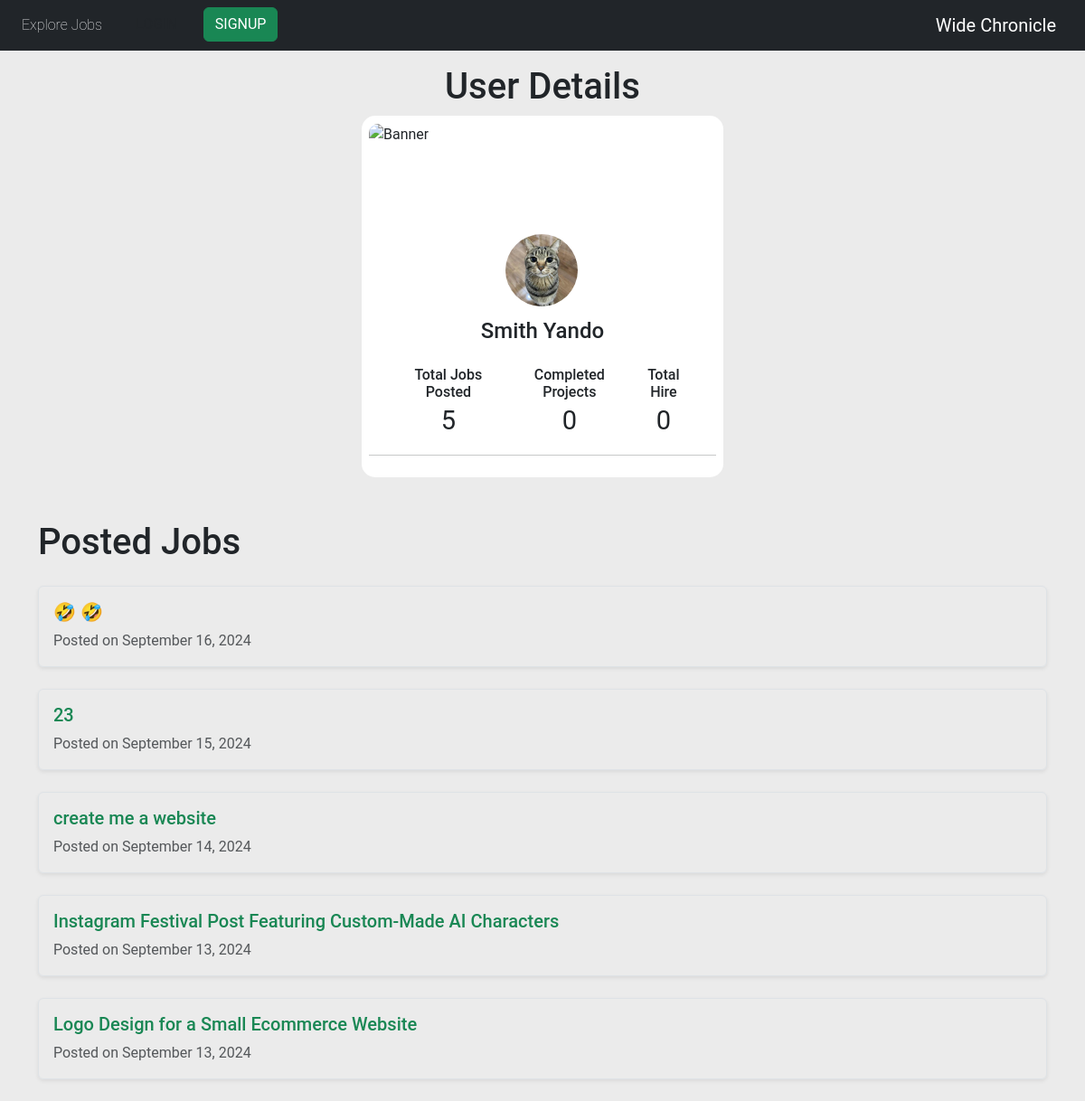
Before: /buyer/1/ with the older database file.
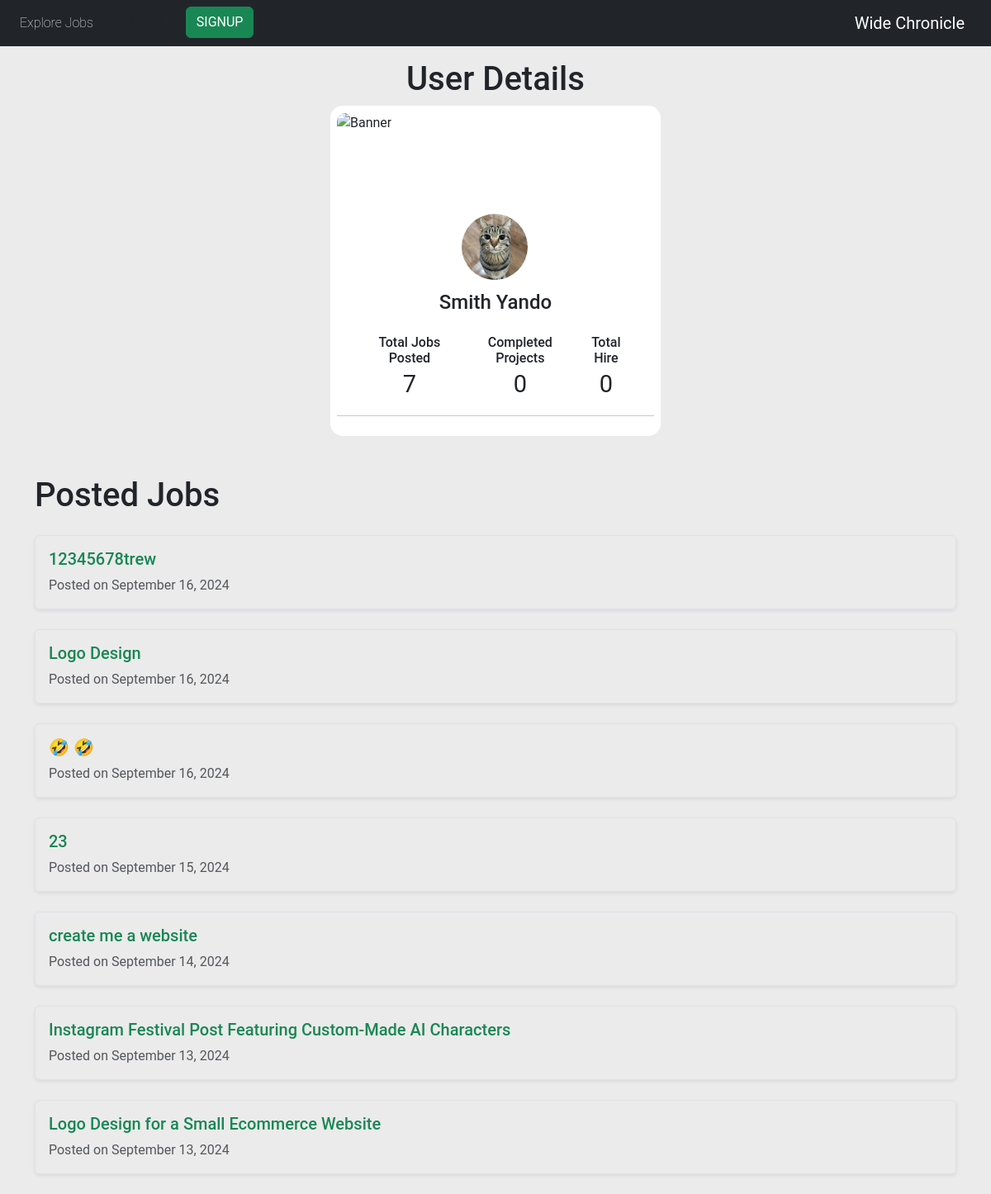
After: the same page with the newer database file.
### jobs/models.py (models this page shows, shortened)
class Job(models.Model):
    buyer = models.ForeignKey(Buyer, on_delete=models.CASCADE)
    title = models.CharField(max_length=200)
    budget = models.IntegerField(validators=[MinValueValidator(1000)])
    description = models.TextField()
    requirement = models.TextField()
    expertise_required = models.CharField(choices=SPECIALITY_CHOICES, max_length=50, default="None" )
    timestamp = models.DateTimeField(auto_now_add=True)
    code = models.CharField(max_length=10, unique=True, primary_key=True,)
    class Meta:
        ordering = ['-timestamp']

### jobs/views.py (the view)
# urls.py: path('buyer/<int:pk>/', BuyerDetailView.as_view(), name= 'buyer-detail'),
class BuyerDetailView(DetailView):
    model = Buyer
    template_name = 'jobs/buyer_detail.html'
    context_object_name = 'buyer'
    def get_context_data(self, **kwargs):
        context = super().get_context_data(**kwargs)
        buyer = self.object
        try:
            jobs = Job.objects.filter(buyer=buyer)
        except Job.DoesNotExist:
            jobs = []
        context['owner_id'] = buyer.owner.id
        context['jobs'] = jobs
        return context

### jobs/context_processors.py (called while the page is built)
def unread_notifications(request):
    if request.user.is_authenticated:
        unread_count = Notification.objects.filter(user=request.user, is_read=False).count()
    else:
        unread_count = 0
    return {
        'unread_notifications_count': unread_count
    }

### jobs/templates/jobs/buyer_detail.html (shortened to what this page needs)
{% extends 'jobs/_base.html' %}
{% block content %}
    <h1 class="text-center pt-3"> User Details </h1>
    <div class="container d-flex justify-content-center align-items-center">
        <div class=" card profile-card">
            <div class="upper">
                <img src="https://i.imgur.com/Qtrsrk5.jpg" class="img-fluid" alt="Banner">
            </div>
            <div class="user text-center">
                <div class="profile">
                    {% if buyer.profile_pic %}
                    <div style="width: 80px; height: 80px;" class="overflow-hidden m-auto rounded-circle "><img src="{{ buyer.profile_pic.url }}" class="object-fit-cover w-100 " alt="{{ buyer.name }}"></div>
                    {% else %}
                        <img src="https://via.placeholder.com/80" class="rounded-circle" width="80" alt="Default Profile">
                    {% endif %}
                </div>
            </div>
            <div class="mt-5 text-center">
                <h4 class="mb-0">{{ buyer.name }}</h4>
                <div class="d-flex justify-content-between align-items-center mt-4 px-4">
                    <div class="stats">
                        <h6 class="mb-0">Total Jobs Posted</h6>
                        <span> {{jobs.count}}</span>
                    </div>
                    <div class="stats">
                        <h6 class="mb-0">Completed Projects</h6>
                        <span>0</span>
                    </div>
                    <div class="stats">
                        <h6 class="mb-0">Total Hire</h6>
                        <span>0</span>
                    </div>
                </div>
                <hr>
            </div>
        </div>
    </div>
    <div class="container mt-5">
        <h1 class="mb-4">Posted Jobs</h1>
        <ul class="list-unstyled">
            {% for job in jobs %}
            <li class="mb-4">
                <div class="border p-3 rounded shadow-sm">
                    <h5 class="mb-2">
                        <a href="{% url 'job-detail' job.code %}" class="text-success text-decoration-none">
                            {{ job.title }}
                        </a>
                    </h5>
                    <p class="text-muted mb-0">
                        Posted on {{ job.timestamp|date:"F j, Y" }}
                    </p>
                </div>
            </li>
            {% empty %}
            <li>
                <div class="alert alert-info">
                    No jobs posted yet.
                </div>
            </li>
            {% endfor %}
        </ul>
    </div>
{% endblock content %}

Changed rows visible on the page:
added Job: title "12345678trew", timestamp "September 16, 2024"
added Job: title "Logo Design", timestamp "September 16, 2024"
Other visible differences:
{{ jobs.count }}: "5" → "7"
